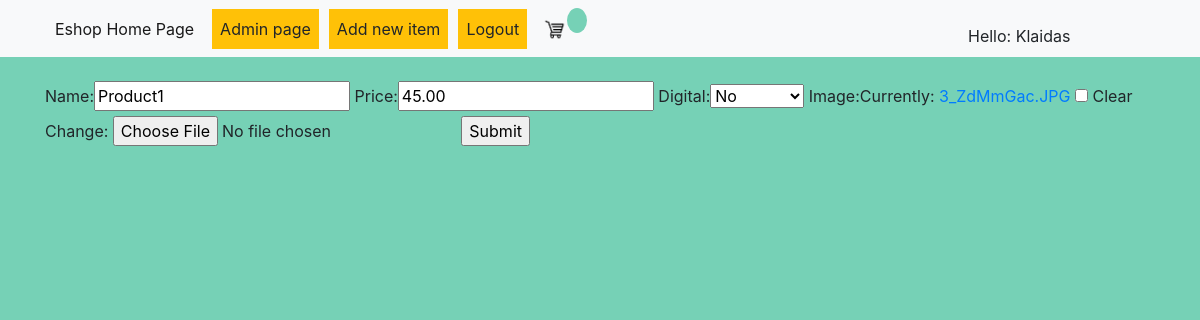
/update_product/1 (signed in), run on the app's committed database.
### application/models.py (models this page shows, shortened)
class Product(models.Model):
    name = models.CharField(max_length=200, null=True)
    price = models.DecimalField(max_digits=8, decimal_places=2)
    digital = models.BooleanField(default=False, null=True, blank=False)
    image = models.ImageField(null=True, blank=True)

### application/views.py (the view)
# urls.py: path('update_product/<str:pk>', views.updateProduct, name='update_product'),
@login_required()
def updateProduct(request, pk):
    product = Product.objects.get(id=pk)
    form = ProductForm(instance=product)
    if request.method == 'POST':
        form = ProductForm(request.POST, request.FILES, instance=product)
        if form.is_valid():
            form.save()
            return redirect('/')
    context = {'form': form}
    return render(request, 'application/product_form.html', context)

### application/forms.py
class ProductForm(ModelForm):
    class Meta:
        model = Product
        fields = '__all__'

### application/templates/application/product_form.html (shortened to what this page needs)
{% extends 'application/main.html' %}
{% load static %}
{% block content %}
<form action="" method="POST" enctype="multipart/form-data">
    {{form}}
    <input type="submit" name="Submit">
</form>
{% endblock content %}

### application/templates/application/main.html (shortened to what this page needs)
<!DOCTYPE html>
{% load static %}
<html lang="en">
<head>
	<link rel="stylesheet" href="https://stackpath.bootstrapcdn.com/bootstrap/4.4.1/css/bootstrap.min.css">
    <link rel="stylesheet" type="text/css" href="{% static 'css/main.css' %}">
</head>
<body>
	<nav class="navbar navbar-expand-lg navbar-light bg-light">
	  <div class="container-fluid">
		<div class="collapse navbar-collapse text-center" id="navbarSupportedContent">
			  <ul class="navbar-nav me-auto mb-2 mb-lg-0">
			<li class="nav-item">
				{% if request.user.is_authenticated %}
		  <p class="nav-link2 active">Hello: {{request.user}}</p>
		  {% endif %}
			</li>
		  </ul>
		  <ul class="navbar-nav me-auto mb-2 mb-lg-0">
			<li class="nav-item">
			  <a class="nav-link active" aria-current="page" href="{% url 'application' %}">Eshop Home Page</a>
			</li>
		  </ul>
			{% if user.is_superuser %}
			<div class="form-inline my-2 my-lg-0">
			<a href="/admin/" class="btn1 btn-warning">Admin page</a>
			</div>
			<div class="form-inline my-2 my-lg-0">
			<a href="{% url 'create_product' %}" class="btn1 btn-warning">Add new item</a>
			</div>
			{% endif %}
			<div class="form-inline my-2 my-lg-0">
			{% if user.is_authenticated %}
				<a href="/logout/"class="btn1 btn-warning">Logout</a>
				{% else %}
				<a href="/login/"class="btn1 btn-warning">Login</a>
				{% endif %}
	     	<a href="{% url 'cart' %}">
	    		<img  id="cart-icon" src="{% static 'images/cart.png' %}">
	    	</a>
	    	<p id="cart-total">{{cartItems}}</p>
	    	</div>
		</div>
	  </div>
	</nav>
     <div class="container">
            <br>
            {% block content %}
            {% endblock content %}
         </div>
</body>
</html>

### static/css/main.css (style rules this page uses)
body { background-color: #76D1B6 ; }
#cart-icon { width:25px; display: inline-block; margin-left: 15px; }
#cart-total { display: block; text-align: center; color:#fff; background-color: #76D1B6; width: 20px; height: 25px; border-radius: 50%; font-size: 14px; }
.btn1 { border-radius: 0; margin-left: 10px; padding: 0.5rem; }
p.nav-link2.active { display:inline-block; padding: 8px; margin-top: 1rem; position:absolute; left: 80%; top: 0; }
a.btn1.btn-warning { text-decoration: none; }

### data on the page
Product: name "Product1", price "45.00", digital "No"

### other printed values
{{ request.user }} "Klaidas"
